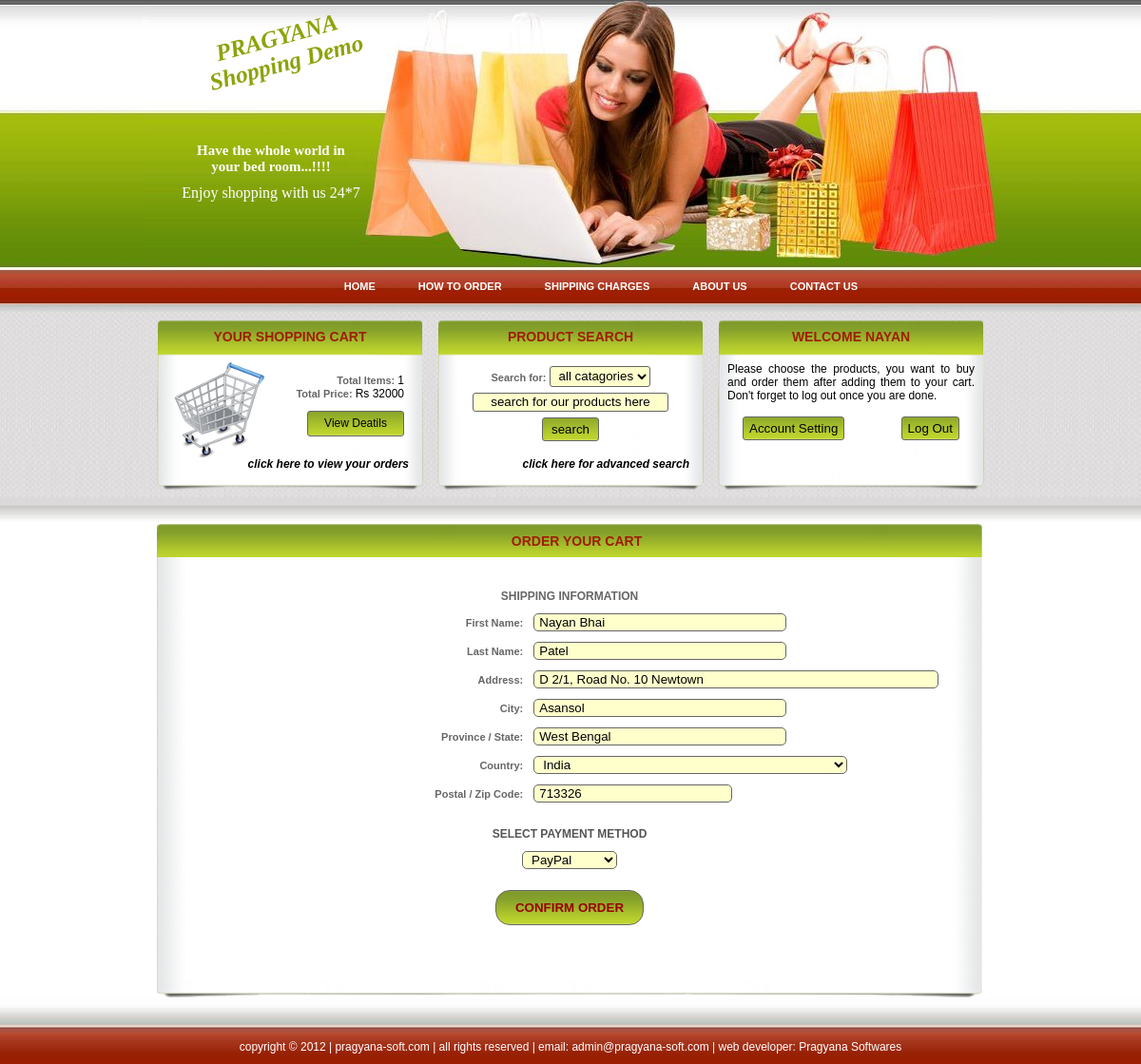
Screenshot of /order-now.php (signed in) with the database file from the repository.
### tables this page shows
CREATE TABLE IF NOT EXISTS `user` (
  `username` varchar(35) NOT NULL,
  `password` varchar(35) NOT NULL,
  `name` varchar(70) NOT NULL,
  `last_name` varchar(20) NOT NULL,
  `gender` varchar(6) NOT NULL,
  `dob` date NOT NULL,
  `org` text NOT NULL,
  `add` text NOT NULL,
  `pin_code` text NOT NULL,
  `city` text NOT NULL,
  `state` text NOT NULL,
  `country` text NOT NULL,
  `phno` int(15) NOT NULL,
  `date` date NOT NULL,
  `last_login` date NOT NULL,
  PRIMARY KEY (`username`)
);

CREATE TABLE IF NOT EXISTS `country` (
  `country_id` int(5) NOT NULL AUTO_INCREMENT,
  `iso2` char(2) DEFAULT NULL,
  `short_name` varchar(80) NOT NULL DEFAULT '',
  `long_name` varchar(80) NOT NULL DEFAULT '',
  `iso3` char(3) DEFAULT NULL,
  `zone` int(3) NOT NULL DEFAULT '0',
  `currency` varchar(5) NOT NULL DEFAULT 'INR',
  `numcode` varchar(6) DEFAULT NULL,
  `un_member` varchar(12) DEFAULT NULL,
  `calling_code` varchar(8) DEFAULT NULL,
  `cctld` varchar(5) DEFAULT NULL,
  PRIMARY KEY (`country_id`)
);

### order-now.php (the view, shortened to what this page needs)
<?php
	$page="order-now.php";
	$error="";
	include("include/top.php");
?>
					<div id="main-content-top">
						<h4>Order Your Cart</h4>
					</div>
					<div id="main-content-mid" style="text-align:center;">
						<br /><br />
<?php
	if($error!="" || !isset($_POST['ConfirmOrder']))
	{
?>
	<?php
		$sql="SELECT  `username`, `name`, `last_name`, `add`, `pin_code`, `city`, `state`, `country`, `phno` FROM `user` WHERE `username`='".$_SESSION['LogdUsrDet'][1]."'";
		$result=mysql_query($sql);
		if($row=mysql_fetch_array($result))
		{
		}
	?>
<form action="<?php echo $_SERVER['PHP_SELF']; ?>" method="post" name="frmCheckout" >
    <table width="100%" border="0" align="center" cellpadding="5" cellspacing="1" class="entryTable">
        <tr class="entryTableHeader">
            <td colspan="2" style="font-size:12px; font-weight:bold; color:#666666; text-transform:uppercase;">Shipping Information</td>
        </tr>
        <tr>
            <td width="45%" class="label">First Name: </td>
            <td width="55%" class="content"><input name="txtShippingFirstName" type="text" value="<?php if(isset($_POST['txtShippingFirstName'])) echo $_POST['txtShippingFirstName']; else echo $row['name'];?>" class="box" id="txtShippingFirstName" size="30" maxlength="50" onclick="this.select()"></td>
        </tr>
        <tr>
            <td class="label">Last Name: </td>
            <td class="content"><input name="txtShippingLastName" type="text" class="box" value="<?php if(isset($_POST['txtShippingLastName'])) echo $_POST['txtShippingLastName']; else echo $row['last_name'];?>" id="txtShippingLastName" size="30" maxlength="50" onclick="this.select()"></td>
        </tr>
        <tr>
            <td class="label">Address: </td>
            <td class="content"><input name="txtShippingAddress" type="text" value="<?php if(isset($_POST['txtShippingAddress'])) echo $_POST['txtShippingAddress']; else echo $row['add'];?>" class="box" id="txtShippingAddress" size="50" maxlength="100" onclick="this.select()"></td>
        </tr>
        <tr>
            <td class="label">City: </td>
            <td class="content"><input name="txtShippingCity" type="text" value="<?php if(isset($_POST['txtShippingCity'])) echo $_POST['txtShippingCity']; else echo $row['city'];?>" class="box" id="txtShippingCity" size="30" maxlength="32" onclick="this.select()"></td>
        </tr>
        <tr>
            <td class="label">Province / State: </td>
            <td class="content"><input name="txtShippingState" type="text" value="<?php if(isset($_POST['txtShippingState'])) echo $_POST['txtShippingState']; else echo $row['state'];?>" class="box" id="txtShippingState" size="30" maxlength="32" onclick="this.select()"></td>
        </tr>
        <tr>
            <td class="label">Country: </td>
            <td class="content">
			<select name="txtShippingCountry" style="width:330px;" >
				<option value="<?php if(isset($_POST['txtShippingCountry'])) echo $_POST['txtShippingCountry']; else echo $row['country'];?>"><?php
				if(isset($_POST['txtShippingCountry']))
					$country=$_POST['txtShippingCountry'];
				else
					$country=$row['country'];
				$rslt=mysql_query("SELECT `short_name` FROM `country` WHERE `iso2`='".$country."'");
				if($row1=mysql_fetch_array($rslt))
				{echo $row1['short_name'];}
				?>
				<?php
				$rslt=mysql_query("SELECT `iso2`, `short_name` FROM `country`");
				while($row1=mysql_fetch_array($rslt))
				{
				?><option value="<?php echo $row1['iso2'];?>"><?php echo $row1['short_name'];?></option><?php
				}
				?>
			</select>
			</td>
        </tr>
        <tr>
            <td class="label">Postal / Zip Code: </td>
            <td class="content"><input name="txtShippingPostalCode" value="<?php if(isset($_POST['txtShippingPostalCode'])) echo $_POST['txtShippingPostalCode']; else echo $row['pin_code'];?>" type="text" class="box" id="txtShippingPostalCode" size="10" maxlength="10" style="width:200px;" onclick="this.select()"></td>
        </tr>
        <tr>
            <td colspan="2" style="padding-top:20px; color:#555555; font-size:12px; font-weight:bold; text-align:center;" class="label">SELECT PAYMENT METHOD</td>
		</tr>
		<tr>
            <td colspan="2" style="text-align:center;" class="content">
				<select name="PaymentOption" style="width:100px;">
					<option value="PayPal">PayPal</option>
				</select>
			</td>
        </tr>
        <tr>
            <td colspan="2" style="color:#FF0000; font-size:10px; text-align:center;">
			</td>
		</tr>
        <tr>
            <td colspan="2" style="color:#555555; font-size:12px; font-weight:bold; text-align:center;" class="label">
				<input type="submit" name="ConfirmOrder" value="Confirm Order" style="font-weight:bold; text-transform:uppercase; color:#990000; border:#666666 solid 1px; border-radius:15px; padding:10px 20px 10px 20px; background-image:url(img/product-bg1.png); background-repeat:no-repeat; background-position:bottom left; cursor:pointer;" />
			</td>
		</tr>
    </table>
    <p>&nbsp;</p>
</form>
<?php
}
?>
	<br />
						</div>
<?php
	include("include/bottom.php");
	?>

### include/top.php (shortened to what this page needs)
<?php
	$ShownLimit=0;
	$LogErr="";
?>
<!DOCTYPE html PUBLIC "-//W3C//DTD XHTML 1.0 Transitional//EN" "http://www.w3.org/TR/xhtml1/DTD/xhtml1-transitional.dtd">
<html xmlns="http://www.w3.org/1999/xhtml">
<head>
<link rel="stylesheet" href="css/home.css" />
</head>
<body>
	<div id="wraper">
		<div id="head">
			<div id="head-left">
				<div id="head-left-top">
					<h1><a href="about-us.php">&nbsp;&nbsp;PRAGYANA<br />&nbsp;&nbsp;&nbsp;Shopping Demo</a></h1>
				</div>
				<div id="head-left-bottom">
					<div id="slogan">
						Have the whole world in<br />your bed room...!!!!
					</div>
					<div id="slogan-detail">
						Enjoy shopping with us 24*7<br />
					</div>
				</div>
			</div>
			<div id="head-right">
			</div>
		</div>
	</div>
	<div id="menu">
	<div class="red">
		<div id="slatenav">
			<ul>
				<li><a href="index.php" title="Home"<?php if($page=="index.php"){?> class="current"<?php }?>>Home</a></li>
				<li><a href="how-to-order.php" title="How to Order">How to Order</a></li>
				<li><a href="shipping-charges.php" title="Shipping Charges">Shipping Charges</a></li>
				<li><a href="about-us.php" title="About Us">About Us</a></li>
				<li><a href="contact-us.php" title="Contact Us">Contact Us</a></li>
			</ul>
		</div>
	</div>
	</div>
	<div id="wraper">
		<div id="body-content">
			<div id="upper-content">
				<div id="box1">
					<h4>Your Shopping Cart</h4>
					<div style="height:100px; background-image:url(img/shoppin-cart.png); background-repeat:no-repeat; background-position:15px 0px;">
						<p style="font-size:11px; font-weight:bold; color:#666666; text-align:right; width:260px;">
							<br />
									Total Items: <label style="font-weight:normal; color:#000000; font-size:12px;">
									<?php
										if((isset($_SESSION['LogdUsrDet']))&&($_SESSION['LogdUsrDet'][0]=="GenUsr"))
										{
											$sql="SELECT `quantity` FROM `cart_".$_SESSION['LogdUsrDet'][1]."`";
											$result=mysql_query($sql);
											$CartCount=0;
											while($row=mysql_fetch_array($result))
											{
												$CartCount+=$row[0];
											}
											echo $CartCount;
										}
										else if(!isset($_SESSION['YourCart'])){echo "0";} else{ echo count($_SESSION['YourCart']);}
									?>
									</label><br />
									Total Price: <label style="font-weight:normal; color:#000000; font-size:12px;">Rs
									<?php
										if((isset($_SESSION['LogdUsrDet']))&&($_SESSION['LogdUsrDet'][0]=="GenUsr"))
										{
											$sql="SELECT `product`,`quantity` FROM `cart_".$_SESSION['LogdUsrDet'][1]."`";
											$result=mysql_query($sql);
											$CartPrice=0;
											while($row=mysql_fetch_array($result))
											{
												$res=mysql_query("SELECT `price` FROM `product` WHERE `id`='".$row['product']."'");
												if($rw=mysql_fetch_array($res))
												{
													$CartPrice+=((int) $rw['price'])*$row['quantity'];
												}
											}
											echo $CartPrice;
										}
										else if(!isset($_SESSION['YourCartPrice'])){echo "0";} else{ echo $_SESSION['YourCartPrice'];}
									?>
									</label><br />
						</p>
								<?php
									if((isset($_SESSION['LogdUsrDet']))&&($_SESSION['LogdUsrDet'][0]=="GenUsr"))
									{
										?>
										<a style="border:#666666 solid 1px; border-radius:3px; width:100px; height:20px; padding-right:-10px;background-image:url(img/product-bg1.png); background-repeat:no-repeat; background-position:bottom left; float:right; margin-right:20px; text-align:center; text-decoration:none; font-style:normal; padding-top:5px; font-weight:normal;" href="cart.php">View Deatils</a>
									<?php
									}
									?>
					</div>
					<?php
					if(((!isset($_SESSION['LogdUsrDet']))||($_SESSION['LogdUsrDet'][0]!="GenUsr")))
					{
					?>
					<a href="cart-details.php" onclick="return ValidateCartDetails()">click here to view details or order</a>
					<?php
					}
					else
					{
					?>
					<a href="orders.php">click here to view your orders</a>
					<?php
					}
					?>
				</div>
				<div id="box2">
					<h4>Product Search</h4>
					<div style="height:100px;text-align:center;">
						<form name="SearchProduct" method="post" action="product.php" onsubmit="return ValidateSearchProduct()">
						<table cellpadding="2" style="font-size:11px; font-weight:bold; color:#666666;" align="center">
							<tr>
								<td align="center">
						Search for:
						<select name="ProCat" style="border:#666666 solid 1px; border-radius:3px; height:22px; padding-left:5px;" >
								<option value="All">all catagories</option>
						</select>
								</td>
							</tr>
							<tr>
								<td align="center">
						<input type="text" name="ProSearch" value="<?php if(isset($_POST['ProSearch']) && ($_POST['ProSearch']!="")){echo $_POST['ProSearch'];} else{?>search for our products here<?php }?>" style="border:#666666 solid 1px; border-radius:3px; width:200px; height:16px; text-align:center;" onfocus="if(this.value=='search for our products here'){this.value='';}" onblur="if(this.value==''){this.value='search for our products here';}"  />
								</td>
							</tr>
							<tr>
								<td align="center">
						<input type="submit" value="search" style="border:#666666 solid 1px; border-radius:3px; width:60px; height:25px; padding-right:-10px;background-image:url(img/product-bg1.png); background-repeat:no-repeat; background-position:bottom left;" />
								</td>
							</tr>
						</table>
						</form>
					</div>
					<a href="adv-search.php">click here for advanced search</a>
				</div>
		<?php
			if(!isset($_SESSION['LogdUsrDet']))
			{
		?>
				<div id="box3">
					<h4>Login Here</h4>
					<div style="height:100px;">
						<form name="UserLogIn" method="post" action="<?php echo $page;?>" onsubmit="return ValidateUserLogIn()">
						<input type="hidden" name="Operation" value="UserLogIn" />
						<input type="hidden" name="ShownLimit" value="<?php echo $ShownLimit;?>" />
						<table style="font-size:11px; font-weight:bold; color:#666666;" align="center">
							<tr>
								<td align="right">
									Email ID:
								</td>
								<td>
									<input type="text" name="txtUsrNme" value="<?php if(isset($_POST['txtUsrNme'])){echo $_POST['txtUsrNme'];}?>" maxlength="35" style="border:#666666 solid 1px; border-radius:3px; width:147px; height:15px;" />
								</td>
							</tr>
							<tr>
								<td align="right">
									Password:
								</td>
								<td>
									<input type="password" name="txtPswd" value="<?php if(isset($_POST['txtPswd'])){echo $_POST['txtPswd'];}?>" maxlength="35" style="border:#666666 solid 1px; border-radius:3px; width:147px; height:15px;" />
								</td>
							</tr>
							<tr>
								<td colspan="2" align="center">
								<span id="LogErr" style="color:#FF0000; font-size:10px; font-weight:normal;"><?php if($LogErr!=""){echo $LogErr;}?></span>
								</td>
							</tr>
							<tr>
								<td colspan="2" align="center">
									<input type="submit" value="Log In" style="border:#666666 solid 1px; border-radius:3px; width:70px; height:25px;background-image:url(img/product-bg1.png); background-repeat:no-repeat;background-position:bottom left;" />
								</td>
							</tr>
						</table>
						<?php
										if($page=="product.php")
										{
										?>
										<input type="hidden" name="op" value="<?php echo $op;?>" />
										<?php
										if(isset($_POST['ProductID']))
										{
										?>
										<input type="hidden" name="ProductID" value="<?php echo $_POST['ProductID'];?>" />
										<?php
										}
										if(isset($_POST['ProSearch']))
										{
										?>
										<input type="hidden" name="ProSearch" value="<?php echo $_POST['ProSearch'];?>" />
										<?php
										}
										if(isset($_POST['ProCat']))
										{
										?>
										<input type="hidden" name="ProCat" value="<?php echo $_POST['ProCat'];?>" />
										<?php
										}
										}
										?>
						</form>
					</div>
					<a href="signup.php">New user? click here to sign up</a>
				</div>
		<?php
			}
			else if($_SESSION['LogdUsrDet'][0]=="GenUsr")
			{
				$result=mysql_query("SELECT `name` FROM `user` WHERE `username`='".$_SESSION['LogdUsrDet'][1]."'");
				if($row=mysql_fetch_array($result))
				{
					$name=$row['name'];
				}
				$temp="";
				$temp=$temp.strpos($name, " ");
				if($temp)
				{
					$FirstName=substr($name, 0, strpos($name, " "));
				}
				else
				{
					$FirstName=$name;
				}
		?>
				<div id="box3">
					<h4>Welcome <?php echo $FirstName;?></h4>
					<div style="height:100px; padding:0 10px 0 10px; text-align:justify;">
						<p>
							Please choose the products, you want to buy and order them after adding them to your cart. Don't forget to log out once you are done.
						</p>
						<table width="90%" align="center">
							<tr>
								<td align="left">
									<form action="setting.php">
										<input type="submit" style="border:#666666 solid 1px; border-radius:3px; height:25px;background-image:url(img/product-bg1.png); background-repeat:no-repeat;background-position:bottom left;" value="Account Setting" />
									</form>
								</td>
								<td align="right">
									<form action="logout.php">
										<input type="submit" style="border:#666666 solid 1px; border-radius:3px; height:25px;background-image:url(img/product-bg1.png); background-repeat:no-repeat;background-position:bottom left;" value="Log Out" />
									</form>
								</td>
							</tr>
						</table>
					</div>
				</div>
		<?php
			}
		?>
			</div>
			<div id="lower-content">
				<div id="main-content">

### rows the page displays
user: name "NAYAN", txtShippingFirstName "Nayan Bhai", txtShippingLastName "Patel", txtShippingAddress "D 2/1, Road No. 10 Newtown", txtShippingCity "Asansol", txtShippingState "West Bengal", txtShippingPostalCode "713326"
country: txtShippingCountry "India"

### other values shown
$CartCount "1"
$CartPrice "32000"
